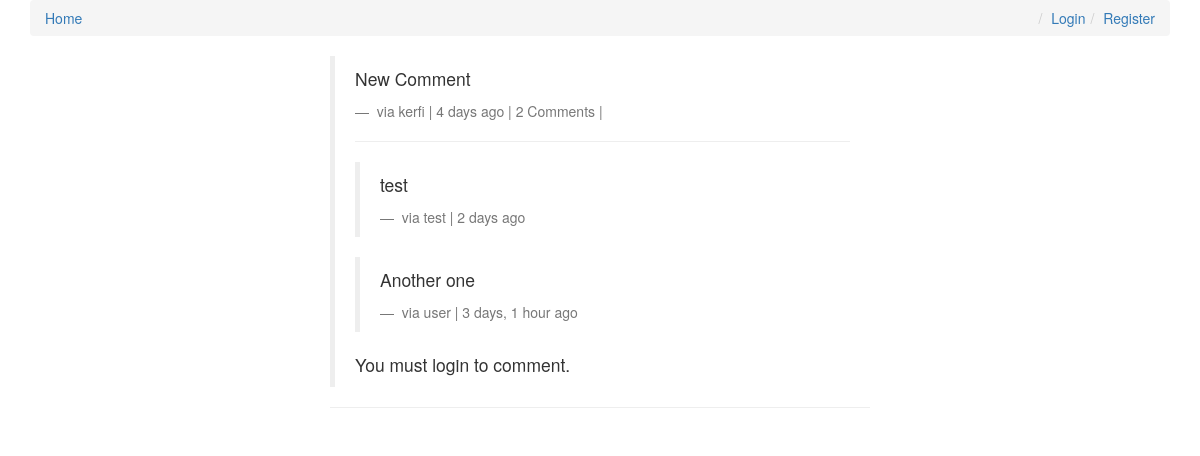
/comments/21/, run on the app's committed database.
### comments/models.py (models this page shows, shortened)
class Comment(models.Model):
    user = models.ForeignKey(settings.AUTH_USER_MODEL, default=1)
    content_type = models.ForeignKey(ContentType, on_delete=models.CASCADE)
    object_id = models.PositiveIntegerField()
    content_object = GenericForeignKey('content_type', 'object_id')
    parent = models.ForeignKey("self", null=True, blank=True)
    content = models.TextField()
    timestamp = models.DateTimeField(auto_now_add=True)
    objects = CommentManager()
    class Meta:
        ordering = ['-timestamp']
    def children(self):
        return Comment.objects.filter(parent=self)

### comments/views.py (the view, shortened to what this page needs)
# urls.py: url(r'^(?P<id>\d+)/$', comment_thread, name='thread'),  # (?P<id>\d+) <- d -- digits
def comment_thread(request, id):
    try:
        obj = Comment.objects.get(id=id)
    except:
        raise Http404
    content_object = Comment.content_object  # Post that the comment is on
    content_id = obj.content_object.id
    initial_data = {
        'content_type': obj.content_type,  # content_object.get_content_type,
        'object_id': obj.object_id  # content_id,
    }
    form = CommentForm(request.POST or None, initial=initial_data)
    context = {
        "comment": obj,
        "form": form,
    }
    return render(request, "comments/comment_thread.html", context)

### comments/templates/comments/comment_thread.html (shortened to what this page needs)
{% extends 'posts/base.html' %}
{% load crispy_forms_tags %}
{% block content %}
<div class='col-sm-6 col-sm-offset-3'>
    <blockquote>
      <p>{{ comment.content }}</p>
      <footer>
          via {{ comment.user }} | {{ comment.timestamp|timesince }} ago |
          {% if comment.children.count > 0 %}{{ comment.children.count }} Comment{% if comment.children.count > 1 %}s{% endif %} | {% endif %}
      </footer>
        <hr/>
        <div>
            {% for child_comment in comment.children %}
            <blockquote>
            <p>{{ child_comment.content }}</p>
            <footer>
                via {{ child_comment.user }} | {{ child_comment.timestamp|timesince }} ago
            </footer>
            </blockquote>
            {% endfor %}
            {% if request.user.is_authenticated %}
            <form method="POST" action="."> {% csrf_token %}
                {{ form|crispy }}
                <input type="hidden" name="parent_id" value="{{ comment.id }}">
                <input type="submit" value="Reply" class="btn btn-default">
            </form>
            {% else %}
            <p>You must login to comment.</p>
            {% endif %}
        </div>
    </blockquote>
        <hr/>
</div>
{% endblock content %}

### data on the page
Comment: content "New Comment", user "kerfi", timestamp "4 days", children.count "2"
Comment: content "test", user "test", timestamp "2 days"
Comment: content "Another one", user "user", timestamp "3 days, 1 hour"
